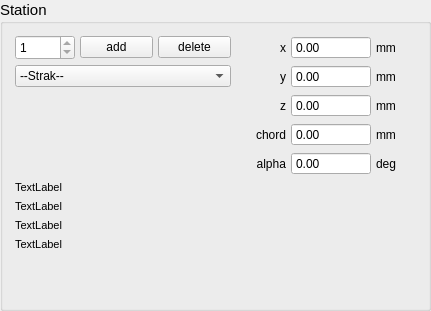
       <widget class="FocusGroupBox" name="groupBoxGeometryStation">
        <property name="geometry">
         <rect>
          <x>230</x>
          <y>10</y>
          <width>431</width>
          <height>311</height>
         </rect>
        </property>
        <property name="minimumSize">
         <size>
          <width>0</width>
          <height>300</height>
         </size>
        </property>
        <property name="font">
         <font>
          <pointsize>11</pointsize>
          <weight>50</weight>
          <bold>false</bold>
         </font>
        </property>
        <property name="title">
         <string>Station</string>
        </property>
        <widget class="QWidget" name="layoutWidget_3">
         <property name="geometry">
          <rect>
           <x>10</x>
           <y>30</y>
           <width>411</width>
           <height>227</height>
          </rect>
         </property>
         <layout class="QGridLayout" name="geometryStationValuesLayout" rowstretch="0,0,0,0,0,0,0,0,0" rowminimumheight="25,25,25,25,25,15,15,15,15" columnminimumwidth="50,60,60,50,80,40">
          <property name="horizontalSpacing">
           <number>5</number>
          </property>
          <property name="verticalSpacing">
           <number>4</number>
          </property>
          <property name="margin">
           <number>5</number>
          </property>
          <item row="0" column="3">
           <widget class="QLabel" name="label_3">
            <property name="font">
             <font>
              <pointsize>9</pointsize>
              <weight>50</weight>
              <bold>false</bold>
             </font>
            </property>
            <property name="text">
             <string>x</string>
            </property>
            <property name="alignment">
             <set>Qt::AlignRight|Qt::AlignTrailing|Qt::AlignVCenter</set>
            </property>
           </widget>
          </item>
          <item row="0" column="4">
           <widget class="QDoubleSpinBox" name="doubleStationX">
            <property name="minimumSize">
             <size>
              <width>80</width>
              <height>0</height>
             </size>
            </property>
            <property name="font">
             <font>
              <pointsize>9</pointsize>
              <weight>50</weight>
              <bold>false</bold>
             </font>
            </property>
            <property name="buttonSymbols">
             <enum>QAbstractSpinBox::NoButtons</enum>
            </property>
            <property name="minimum">
             <double>-1000000.000000000000000</double>
            </property>
            <property name="maximum">
             <double>1000000.000000000000000</double>
            </property>
           </widget>
          </item>
          <item row="0" column="5">
           <widget class="QLabel" name="label_8">
            <property name="font">
             <font>
              <pointsize>9</pointsize>
              <weight>50</weight>
              <bold>false</bold>
             </font>
            </property>
            <property name="text">
             <string>mm</string>
            </property>
           </widget>
          </item>
          <item row="1" column="3">
           <widget class="QLabel" name="label_4">
            <property name="font">
             <font>
              <pointsize>9</pointsize>
              <weight>50</weight>
              <bold>false</bold>
             </font>
            </property>
            <property name="text">
             <string>y</string>
            </property>
            <property name="alignment">
             <set>Qt::AlignRight|Qt::AlignTrailing|Qt::AlignVCenter</set>
            </property>
           </widget>
          </item>
          <item row="1" column="4">
           <widget class="QDoubleSpinBox" name="doubleStationY">
            <property name="minimumSize">
             <size>
              <width>80</width>
              <height>0</height>
             </size>
            </property>
            <property name="font">
             <font>
              <pointsize>9</pointsize>
              <weight>50</weight>
              <bold>false</bold>
             </font>
            </property>
            <property name="buttonSymbols">
             <enum>QAbstractSpinBox::NoButtons</enum>
            </property>
            <property name="minimum">
             <double>-1000000.000000000000000</double>
            </property>
            <property name="maximum">
             <double>1000000.000000000000000</double>
            </property>
            <property name="value">
             <double>0.000000000000000</double>
            </property>
           </widget>
          </item>
          <item row="1" column="5">
           <widget class="QLabel" name="label_9">
            <property name="font">
             <font>
              <pointsize>9</pointsize>
              <weight>50</weight>
              <bold>false</bold>
             </font>
            </property>
            <property name="text">
             <string>mm</string>
            </property>
           </widget>
          </item>
          <item row="2" column="3">
           <widget class="QLabel" name="label_5">
            <property name="font">
             <font>
              <pointsize>9</pointsize>
              <weight>50</weight>
              <bold>false</bold>
             </font>
            </property>
            <property name="text">
             <string>z</string>
            </property>
            <property name="alignment">
             <set>Qt::AlignRight|Qt::AlignTrailing|Qt::AlignVCenter</set>
            </property>
           </widget>
          </item>
          <item row="2" column="4">
           <widget class="QDoubleSpinBox" name="doubleStationZ">
            <property name="minimumSize">
             <size>
              <width>80</width>
              <height>0</height>
             </size>
            </property>
            <property name="font">
             <font>
              <pointsize>9</pointsize>
              <weight>50</weight>
              <bold>false</bold>
             </font>
            </property>
            <property name="buttonSymbols">
             <enum>QAbstractSpinBox::NoButtons</enum>
            </property>
            <property name="minimum">
             <double>-1000000.000000000000000</double>
            </property>
            <property name="maximum">
             <double>1000000.000000000000000</double>
            </property>
           </widget>
          </item>
          <item row="2" column="5">
           <widget class="QLabel" name="label_10">
            <property name="font">
             <font>
              <pointsize>9</pointsize>
              <weight>50</weight>
              <bold>false</bold>
             </font>
            </property>
            <property name="text">
             <string>mm</string>
            </property>
           </widget>
          </item>
          <item row="0" column="0">
           <widget class="QSpinBox" name="selectStation">
            <property name="minimumSize">
             <size>
              <width>60</width>
              <height>25</height>
             </size>
            </property>
            <property name="font">
             <font>
              <pointsize>9</pointsize>
              <weight>50</weight>
              <bold>false</bold>
             </font>
            </property>
            <property name="minimum">
             <number>1</number>
            </property>
            <property name="maximum">
             <number>1</number>
            </property>
           </widget>
          </item>
          <item row="3" column="3">
           <widget class="QLabel" name="label_6">
            <property name="font">
             <font>
              <pointsize>9</pointsize>
              <weight>50</weight>
              <bold>false</bold>
             </font>
            </property>
            <property name="text">
             <string>chord</string>
            </property>
            <property name="alignment">
             <set>Qt::AlignRight|Qt::AlignTrailing|Qt::AlignVCenter</set>
            </property>
           </widget>
          </item>
          <item row="3" column="4">
           <widget class="QDoubleSpinBox" name="doubleStationChord">
            <property name="minimumSize">
             <size>
              <width>80</width>
              <height>0</height>
             </size>
            </property>
            <property name="font">
             <font>
              <pointsize>9</pointsize>
              <weight>50</weight>
              <bold>false</bold>
             </font>
            </property>
            <property name="buttonSymbols">
             <enum>QAbstractSpinBox::NoButtons</enum>
            </property>
            <property name="minimum">
             <double>-1000000.000000000000000</double>
            </property>
            <property name="maximum">
             <double>1000000.000000000000000</double>
            </property>
           </widget>
          </item>
          <item row="3" column="5">
           <widget class="QLabel" name="label_12">
            <property name="font">
             <font>
              <pointsize>9</pointsize>
              <weight>50</weight>
              <bold>false</bold>
             </font>
            </property>
            <property name="text">
             <string>mm</string>
            </property>
           </widget>
          </item>
          <item row="4" column="3">
           <widget class="QLabel" name="label_7">
            <property name="font">
             <font>
              <pointsize>9</pointsize>
              <weight>50</weight>
              <bold>false</bold>
             </font>
            </property>
            <property name="text">
             <string>alpha</string>
            </property>
            <property name="alignment">
             <set>Qt::AlignRight|Qt::AlignTrailing|Qt::AlignVCenter</set>
            </property>
           </widget>
          </item>
          <item row="4" column="4">
           <widget class="QDoubleSpinBox" name="doubleStationAlfa">
            <property name="minimumSize">
             <size>
              <width>80</width>
              <height>0</height>
             </size>
            </property>
            <property name="font">
             <font>
              <pointsize>9</pointsize>
              <weight>50</weight>
              <bold>false</bold>
             </font>
            </property>
            <property name="buttonSymbols">
             <enum>QAbstractSpinBox::NoButtons</enum>
            </property>
            <property name="minimum">
             <double>-90.000000000000000</double>
            </property>
            <property name="maximum">
             <double>90.000000000000000</double>
            </property>
           </widget>
          </item>
          <item row="4" column="5">
           <widget class="QLabel" name="label_11">
            <property name="font">
             <font>
              <pointsize>9</pointsize>
              <weight>50</weight>
              <bold>false</bold>
             </font>
            </property>
            <property name="text">
             <string>deg</string>
            </property>
           </widget>
          </item>
          <item row="0" column="1">
           <widget class="QPushButton" name="addStationButton">
            <property name="minimumSize">
             <size>
              <width>60</width>
              <height>0</height>
             </size>
            </property>
            <property name="font">
             <font>
              <pointsize>9</pointsize>
              <weight>50</weight>
              <bold>false</bold>
             </font>
            </property>
            <property name="text">
             <string>add</string>
            </property>
           </widget>
          </item>
          <item row="1" column="0" colspan="3">
           <widget class="QComboBox" name="selectAirfoil">
            <property name="sizePolicy">
             <sizepolicy hsizetype="Minimum" vsizetype="Fixed">
              <horstretch>0</horstretch>
              <verstretch>0</verstretch>
             </sizepolicy>
            </property>
            <property name="minimumSize">
             <size>
              <width>196</width>
              <height>0</height>
             </size>
            </property>
            <property name="font">
             <font>
              <pointsize>9</pointsize>
              <weight>50</weight>
              <bold>false</bold>
             </font>
            </property>
            <property name="sizeAdjustPolicy">
             <enum>QComboBox::AdjustToMinimumContentsLength</enum>
            </property>
            <property name="minimumContentsLength">
             <number>20</number>
            </property>
            <property name="frame">
             <bool>true</bool>
            </property>
            <item>
             <property name="text">
              <string>--Strak--</string>
             </property>
            </item>
           </widget>
          </item>
          <item row="0" column="2">
           <widget class="QPushButton" name="deleteStationButton">
            <property name="sizePolicy">
             <sizepolicy hsizetype="Minimum" vsizetype="Fixed">
              <horstretch>0</horstretch>
              <verstretch>0</verstretch>
             </sizepolicy>
            </property>
            <property name="minimumSize">
             <size>
              <width>60</width>
              <height>0</height>
             </size>
            </property>
            <property name="font">
             <font>
              <pointsize>9</pointsize>
              <weight>50</weight>
              <bold>false</bold>
             </font>
            </property>
            <property name="text">
             <string>delete</string>
            </property>
           </widget>
          </item>
          <item row="6" column="0" colspan="3">
           <widget class="QLabel" name="labelStationStretchZ">
            <property name="font">
             <font>
              <pointsize>8</pointsize>
             </font>
            </property>
            <property name="text">
             <string>TextLabel</string>
            </property>
           </widget>
          </item>
          <item row="5" column="0" colspan="3">
           <widget class="QLabel" name="labelStationDihedral">
            <property name="font">
             <font>
              <pointsize>8</pointsize>
             </font>
            </property>
            <property name="text">
             <string>TextLabel</string>
            </property>
           </widget>
          </item>
          <item row="8" column="0" colspan="5">
           <widget class="QLabel" name="labelStationUpVec">
            <property name="font">
             <font>
              <pointsize>8</pointsize>
             </font>
            </property>
            <property name="text">
             <string>TextLabel</string>
            </property>
           </widget>
          </item>
          <item row="7" column="0" colspan="5">
           <widget class="QLabel" name="labelStationChordVec">
            <property name="font">
             <font>
              <pointsize>8</pointsize>
             </font>
            </property>
            <property name="text">
             <string>TextLabel</string>
            </property>
           </widget>
          </item>
         </layout>
        </widget>
       </widget>
